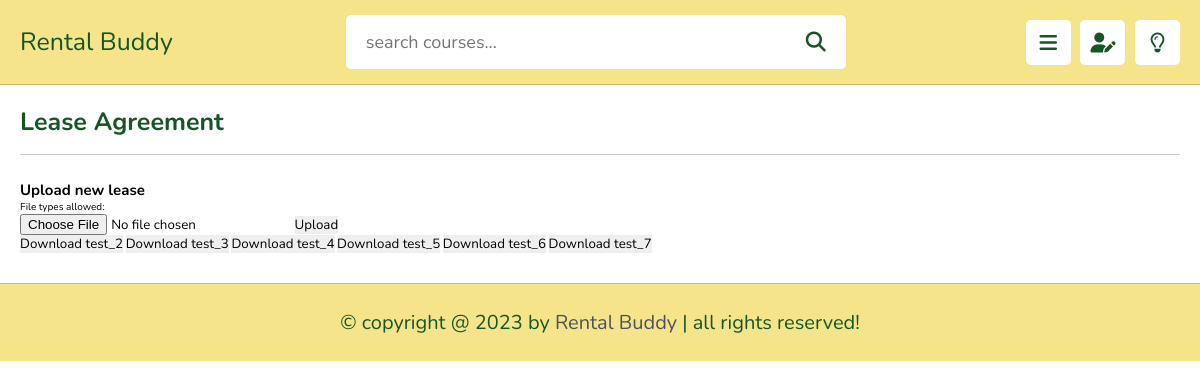
Before: /UploadLandlord (signed in) with the older database file.
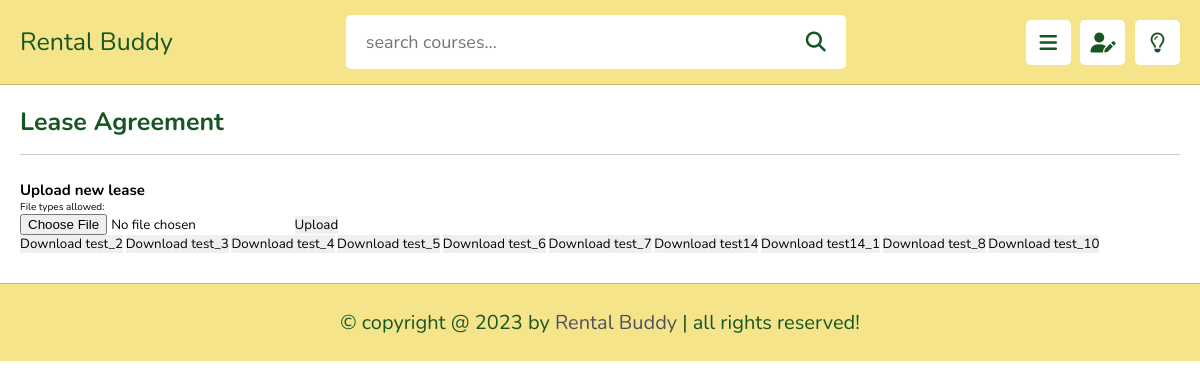
After: the same page with the newer database file.
### models.py (models this page shows, shortened)
class Lease(db.Model):
    lease_id = db.Column(db.Integer, primary_key=True)
    file_name = db.Column(db.String, nullable=False, unique=True)
    landlord = db.relationship("Landlord", secondary=Lease_Landlord, backref="Lease")

### main.py (the view, shortened to what this page needs)
@app.route('/UploadLandlord', methods=['GET', 'POST'])
@login_required
def upload_lease_landlord():
    display = DisplayForm()
    upform = LeaseUploadForm()
    lease_names = landlord_lease_list()
    return render_template("landlord/lease.html", lease_names=lease_names, upform=upform, errors=None,
                           types=leases.extensions, display=display)

### forms.py
class DisplayForm(FlaskForm):
    submit2 = SubmitField("Display")

class LeaseUploadForm(FlaskForm):
    lease = FileField()
    submit = SubmitField("Upload")

### main.py (called while the page is built)
@lm.user_loader
def user_loader(id):
    user = db.session.get(User, id)
    return user

def landlord_lease_list():
    x = db.session.query(Lease_Landlord.c.lease_id).where(Lease_Landlord.c.landlord_id == current_user.get_id()).all()
    y = [row[0] for row in x]
    for i in y:
        print(i)
        print(type(i))
    lease_names = Lease.query.filter(Lease.lease_id.in_(y)).with_entities(Lease.file_name).all()
    lease_names = [item[0] for item in lease_names]
    print(f"x{x},y{y},\nz{lease_names}")
    return lease_names

### templates/Landlord/lease.html (shortened to what this page needs)
<!DOCTYPE html>
<html lang="en">
<head>
   <link rel="stylesheet" href="https://cdnjs.cloudflare.com/ajax/libs/font-awesome/6.1.2/css/all.min.css">
   <link rel="stylesheet" href="css/landlord.css">
</head>
<body>
{% include "landlord/header.html" %}
<section class="home-grid">
   <h1 class="heading">Lease agreement</h1>
   <body>
      <h1>Upload new lease</h1>
      {%   if errors != None  %}
        <font size="+2">{{errors}}</font>
      {%  else %}
        File types allowed:
      {%   endif   %}
      <form method="post" enctype="multipart/form-data">
      {{upform.lease(size=20)}}
      {{upform.submit(size=20)}}
          <div>
<form method="post" enctype="multipart/form-data" target="_blank">
    {% for lease in lease_names %}
        {% set lease_name_without_extension = lease.split('.')[0] %}
        <button onclick="document.getElementById('downloadLink{{ loop.index }}').click();">Download {{ lease_name_without_extension }}</button>
    {% endfor %}
</form>
</div>
      </body>
</section>
<footer class="footer">
    &copy; copyright @ 2023 by <span>Rental Buddy</span> | all rights reserved!
 </footer>
 </body>
 </html>

### templates/Landlord/header.html (shortened to what this page needs)
<header class="header">
   <section class="flex">
      <a href={{url_for("landlord_homepage")}} class="logo">Rental Buddy</a>
      <form action="search.html" method="post" class="search-form">
         <input type="text" name="search_box" required placeholder="search courses..." maxlength="100">
         <button type="submit" class="fas fa-search"></button>
      </form>
      <div class="icons">
         <div id="menu-btn" class="fas fa-bars"></i></div>
         <div id="user-btn" class="fa-solid fa-user-pen"></i></i></div>
         <div id="toggle-btn" class="fa-regular fa-lightbulb"></i></div>
      </div>
   </section>
</header>

### static/css/landlord.css (style rules this page uses)
:root { --main-color:#4C535F; --red:rgb(243, 161, 152); --orange:#165624; --light-color:#165624; --light-bg:rgb(255, 255, 255); --black:#165624; --white:#f6e48b; --border:.1rem solid rgba(0,0,0,.2); }
* { font-family: 'Nunito', sans-serif; margin:0; padding:0; box-sizing: border-box; outline: none; border:none; text-decoration: none; }
html { font-size: 62.5%; overflow-x: hidden; }
body { background-color: var(--light-bg); padding-left: 30rem; }
section { padding:2rem; margin: 0 auto; max-width: 1200px; }
.heading { font-size: 2.5rem; color:var(--black); margin-bottom: 2.5rem; border-bottom: var(--border); padding-bottom: 1.5rem; text-transform: capitalize; }
.header { position: sticky; top:0; left:0; right: 0; background-color: var(--white); z-index: 1000; border-bottom: var(--border); }
.header .flex { display: flex; align-items: center; justify-content: space-between; position: relative; padding: 1.5rem 2rem; }
.header .flex .logo { font-size: 2.5rem; color: var(--black); }
.header .flex .search-form { width: 50rem; border-radius: .5rem; background-color: var(--light-bg); padding:1.5rem 2rem; display: flex; gap:2rem; }
.header .flex .search-form input { width: 100%; font-size: 1.8rem; color:var(--black); background:none; }
.header .flex .search-form button { background:none; font-size: 2rem; cursor: pointer; color:var(--black); }
.header .flex .icons div { font-size: 2rem; color:var(--black); background-color: var(--light-bg); border-radius: .5rem; height: 4.5rem; width: 4.5rem; line-height: 4.5rem; cursor: pointer; text-align: center; margin-left: .7rem; }
.footer { background-color: var(--white); border-top: var(--border); position: sticky; bottom: 0; left: 0; right: 0; text-align: center; font-size: 2rem; padding:2.5rem 2rem; color:var(--black); margin-top: 1rem; z-index: 1000; }
.footer span { color:var(--main-color); }
@media (max-width:1200px) { body { padding-left: 0; } }

Changed rows visible on the page:
added Lease: lease_name_without_extension "test14"
added Lease: lease_name_without_extension "test14_1"
added Lease: lease_name_without_extension "test_8"
added Lease: lease_name_without_extension "test_10"
